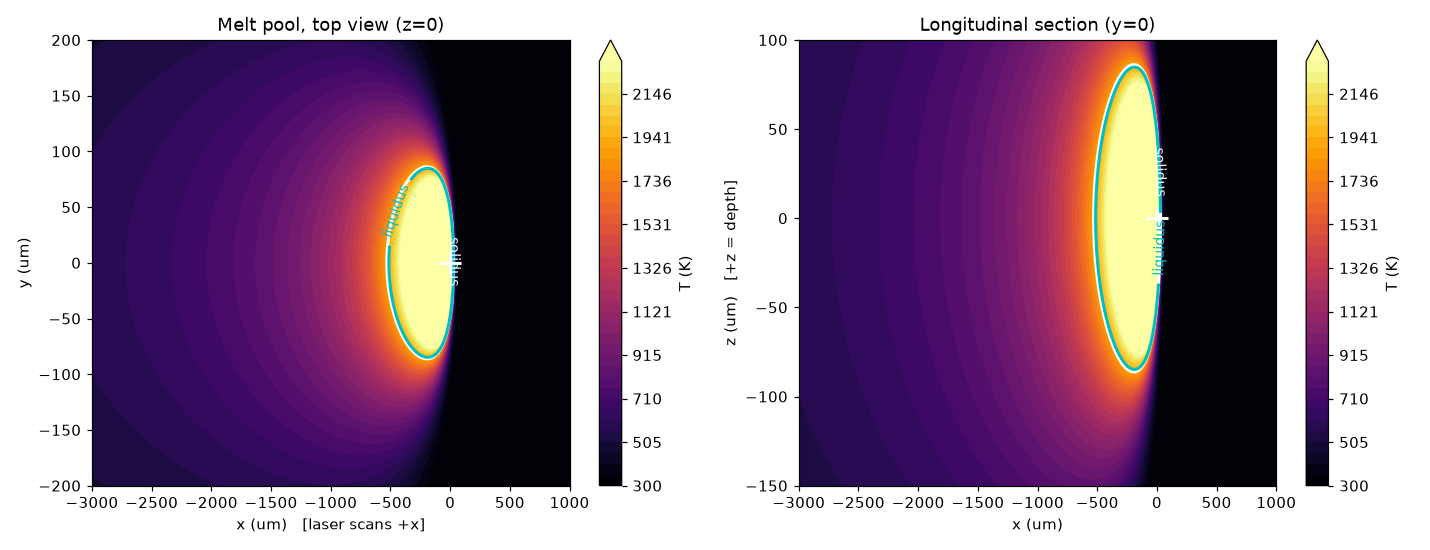

This chart was generated by the following Python code:
#!/usr/bin/env python3
"""
LPBF 温度场：移动高斯热源的 Rosenthal 解（半无限体、准稳态、无潜热）

    T(x,t) - T0 = eta*P / (2*pi*k*R) * exp( -v*(R + xi) / (2*alpha) )

    xi = x - v*t        随激光移动的坐标（激光沿 +x 扫）
    R  = sqrt(xi^2 + y^2 + z^2)

=== 为什么要先算这个 ===

Rosenthal 解在 R -> 0 处发散（点源奇点），直接用会得到无穷大的温度。
真实熔池底部温度有限，由光斑尺寸决定。所以用一个常用的正则化：

    R -> sqrt(xi^2 + y^2 + z^2 + r_b^2)

r_b 为光束特征半径。这样熔池尺寸由物理参数（P、v、r_b）决定，
而不是由网格分辨率决定。

本脚本的作用：
  1. 用一组典型 LPBF 参数算出熔池尺寸与冷却速率
  2. 断言它们落在文献报道的真实范围内（否则说明参数选错了）
  3. 输出可直接粘进 MOOSE [Functions] 的 ParsedFunction 表达式

用法：
    python3 thermal_field.py            # 用默认参数
    python3 thermal_field.py --P 200 --v 1.0 --rb 50e-6
"""

import argparse

import numpy as np

# ---------------------------------------------------------------------------
# Ti-6Al-4V 物性（待核：数值来自常见文献区间，正式使用前需逐条确认）
# ---------------------------------------------------------------------------
TI64 = {
    "T_room": 300.0,      # K，室温
    "T_solidus": 1878.0,  # K，固相线 (~1605 C)
    "T_liquidus": 1928.0, # K，液相线 (~1655 C)
    "T_beta": 1268.0,     # K，beta transus (~995 C)
    "k": 20.0,            # W/(m*K)，高温导热系数
    "alpha": 6.0e-6,      # m^2/s，热扩散率 = k/(rho*cp)
}

DEFAULTS = {
    "P": 300.0,      # W，激光功率
    "eta": 0.35,     # 吸收率
    "v": 0.6,        # m/s，扫描速度
    "rb": 30e-6,     # m，光束特征半径（仅作有效性判据，见下）
    "T0": 353.0,     # K，基板预热温度
}


# 数值下限：只为避免 R=0 处除零。**不是**光束半径 ——
# 曾错误地把 rb^2 加进 R，结果同时改变了 1/R 几何因子与 exp 衰减项，
# 在 v*rb/(2*alpha) ~ 4 时把温度压低两个数量级，熔池直接消失。
R_MIN = 1.0e-6   # m


def T_rosenthal(x, y, z, t, p, ti=TI64):
    """
    原始 Rosenthal 解。x,y,z 单位 m，t 单位 s。

    注意：点源解在 R -> 0 处发散，在 r < rb 的范围内物理上不成立
    （真实光束是分布源）。但**熔池边界（T = T_L 等温线）位于 r >> rb 处**，
    那里解是准确的，所以直接用它定熔池形状是合法的。
    近轴区的数值只影响"熔池内部有多热"，不影响熔池几何。
    """
    xi = x - p["v"] * t
    R = np.maximum(np.sqrt(xi**2 + y**2 + z**2), R_MIN)
    return ti["T_room"] + (p["eta"] * p["P"]) / (2 * np.pi * ti["k"] * R) * \
        np.exp(-p["v"] * (R + xi) / (2 * ti["alpha"]))


def melt_pool(p, ti=TI64, z=0.0, verbose=True):
    """算熔池几何：宽度（y 向）、深度（z 向，取 y=0 平面）、尾部长度。"""
    TL = ti["T_liquidus"]
    t = 0.0

    # --- 宽度：在 y 方向找 T = TL 的边界（取激光正下方 xi=0）---
    y = np.linspace(0, 3e-4, 200001)
    Ty = T_rosenthal(np.zeros_like(y), y, z, t, p)
    idx = np.where(Ty >= TL)[0]
    width = 2 * y[idx[-1]] if len(idx) else 0.0

    # --- 深度：在 z 方向找边界（取 xi=0, y=0）---
    zz = np.linspace(0, 3e-4, 200001)
    Tz = T_rosenthal(np.zeros_like(zz), np.zeros_like(zz), zz, t, p)
    idx = np.where(Tz >= TL)[0]
    depth = zz[idx[-1]] if len(idx) else 0.0

    # --- 尾部长度：沿 -x 方向（激光后方），xi < 0 ---
    xi = np.linspace(0, -3e-3, 300001)
    Tx = T_rosenthal(xi, np.zeros_like(xi), np.zeros_like(xi), t, p)
    idx = np.where(Tx >= TL)[0]
    tail = abs(xi[idx[-1]]) if len(idx) else 0.0

    # --- 光束边缘处的温度（比轴心更有意义；轴心是点源奇点，非物理）---
    T_at_beam = float(T_rosenthal(0.0, p["rb"], 0.0, t, p))

    # --- 前缘长度：xi > 0 方向 ---
    xf = np.linspace(0, 3e-4, 200001)
    Tf = T_rosenthal(xf, np.zeros_like(xf), np.zeros_like(xf), t, p)
    idxf = np.where(Tf >= TL)[0]
    front = xf[idxf[-1]] if len(idxf) else 0.0

    if verbose:
        print(f"  熔池宽度 (y)  : {width*1e6:8.1f} um")
        print(f"  熔池深度 (z)  : {depth*1e6:8.1f} um")
        print(f"  前缘长度 (+x) : {front*1e6:8.1f} um")
        print(f"  尾部长度 (-x) : {tail*1e6:8.1f} um")
        print(f"  总长          : {(front+tail)*1e6:8.1f} um")
        print(f"  长宽比        : {(front+tail)/width if width else 0:8.2f}")
        print(f"  光束边缘温度  : {T_at_beam:8.1f} K  (轴心为点源奇点，非物理)")

    return {"width": width, "depth": depth, "tail": tail,
            "front": front, "T_at_beam": T_at_beam}


def cooling_rate(p, ti=TI64):
    """
    熔池尾部边界上的冷却速率 |dT/dt|。

    取激光后方、固相线等温线上的一点，用有限差分求 dT/dt。
    这是 LPBF 最关键的量：它决定 beta -> alpha' 是否发生。
    """
    TS = ti["T_solidus"]
    t = 0.0

    # 找尾部固相线位置
    xi = np.linspace(0, -3e-3, 300001)
    T = T_rosenthal(xi, np.zeros_like(xi), np.zeros_like(xi), t, p)
    idx = np.where(T >= TS)[0]
    if not len(idx):
        return float("nan")
    xi_s = xi[idx[-1]]

    # 在固定空间点上看温度随时间的变化（激光扫过，该点先升温后降温）
    dt = 1e-9
    x_fixed = xi_s + p["v"] * t
    dTdt = (T_rosenthal(x_fixed, 0.0, 0.0, t + dt, p)
            - T_rosenthal(x_fixed, 0.0, 0.0, t - dt, p)) / (2 * dt)
    return float(dTdt)


def main():
    ap = argparse.ArgumentParser()
    ap.add_argument("--P", type=float, default=DEFAULTS["P"])
    ap.add_argument("--v", type=float, default=DEFAULTS["v"])
    ap.add_argument("--rb", type=float, default=DEFAULTS["rb"])
    ap.add_argument("--eta", type=float, default=DEFAULTS["eta"])
    ap.add_argument("--T0", type=float, default=DEFAULTS["T0"])
    ap.add_argument("--no-plot", action="store_true")
    args = ap.parse_args()

    p = {"P": args.P, "v": args.v, "rb": args.rb,
         "eta": args.eta, "T0": args.T0}

    print("=" * 62)
    print(" LPBF 温度场：Rosenthal 解")
    print("=" * 62)
    print(f"  激光功率 P   = {p['P']:.0f} W   (吸收 {p['eta']*p['P']:.0f} W)")
    print(f"  扫描速度 v   = {p['v']:.2f} m/s")
    print(f"  光斑半径 rb  = {p['rb']*1e6:.0f} um")
    print(f"  预热温度 T0  = {p['T0']:.0f} K")
    print(f"  Ti64: k={TI64['k']} W/(m*K), alpha={TI64['alpha']:.1e} m^2/s")
    print(f"        T_solidus={TI64['T_solidus']:.0f} K, T_liquidus={TI64['T_liquidus']:.0f} K")
    print()

    print("--- 熔池几何 ---")
    mp = melt_pool(p)

    print()
    print("--- 冷却速率 ---")
    cr = cooling_rate(p)
    print(f"  固相线处 |dT/dt| = {abs(cr):.3e} K/s")
    if abs(cr) > 0:
        print(f"  特征冷却时间     = {TI64['T_solidus']/abs(cr)*1e3:.3f} ms "
              f"(从固相线降到 0 K 的粗估)")

    # ------------------------------------------------------------------
    # 合理性断言：这些范围来自 LPBF 文献的常见报道区间
    # ------------------------------------------------------------------
    print()
    print("--- 合理性检查 ---")
    ratio = (mp["front"] + mp["tail"]) / mp["width"] if mp["width"] else 0.0
    halfw = mp["width"] / 2
    checks = [
        ("熔池存在（宽 > 0）", mp["width"] > 0, mp["width"] * 1e6, "um"),
        ("熔池宽度在 50-300 um", 50e-6 <= mp["width"] <= 300e-6, mp["width"] * 1e6, "um"),
        ("熔池深度在 20-200 um", 20e-6 <= mp["depth"] <= 200e-6, mp["depth"] * 1e6, "um"),
        ("尾部 > 前缘（熔池后拖）", mp["tail"] > mp["front"], mp["tail"] / mp["front"] if mp["front"] else 0, "x"),
        ("长宽比在 2-8", 2.0 <= ratio <= 8.0, ratio, "x"),
        ("冷却速率在 1e4-1e7 K/s", 1e4 <= abs(cr) <= 1e7, abs(cr), "K/s"),
        # 【关键】点源解只在「熔池远大于光束」时成立。
        # rb 不参与求解，只是有效性判据 —— 若熔池半宽 < 光束半径，
        # 说明点源假设不成立，算出的熔池是假的。
        ("熔池半宽 > 1.2*光束半径（点源解有效）",
         halfw > 1.2 * p["rb"], halfw / p["rb"], "x"),
    ]
    allok = True
    for name, ok, val, unit in checks:
        flag = "OK  " if ok else "警告"
        print(f"  [{flag}] {name:38s} = {val:10.2f} {unit}")
        allok &= ok

    if not allok:
        print("\n  有检查未通过 —— 参数需要调整，不要直接拿去跑。")
    else:
        print("\n  全部通过，参数可用。")

    # ------------------------------------------------------------------
    # 输出 MOOSE ParsedFunction 表达式
    # ------------------------------------------------------------------
    # 注意：MOOSE 的 ParsedFunction 里用 x, y, z, t 作为自变量。
    # 这里直接把 SI 数值代入，得到一个纯数值表达式。
    print()
    print("=" * 62)
    print(" 可直接粘进 MOOSE [Functions] 的表达式（SI 单位，米/秒）")
    print("=" * 62)
    e = p["eta"] * p["P"]
    k = TI64["k"]
    v = p["v"]
    a = TI64["alpha"]
    print(f"""
[Functions]
  [laser_T]
    type = ParsedFunction
    expression = '{TI64["T_room"]} + {e:.6g}/(2*pi*{k}*R)*exp(-{v:.6g}*(R+xi)/(2*{a:.6g}))'
    symbol_names = 'xi R'
    symbol_values = 'x-{v:.6g}*t  max(sqrt((x-{v:.6g}*t)^2+y^2+z^2),{R_MIN:.6g})'
  []
[]

  # 注意：symbol_values 按空白切分，表达式内部不能有空格。
""")

    if args.no_plot:
        return

    try:
        import matplotlib
        matplotlib.use("Agg")
        import matplotlib.pyplot as plt
    except ImportError:
        print("（无 matplotlib，跳过绘图）")
        return

    # ---- 画熔池形貌 ----
    _, axes = plt.subplots(1, 2, figsize=(13, 5))

    xs = np.linspace(-3e-3, 1e-3, 400)
    ys = np.linspace(-2e-4, 2e-4, 200)
    X, Y = np.meshgrid(xs, ys)
    T = T_rosenthal(X, Y, 0.0, 0.0, p)

    # 色标封顶：点源解在近轴处发散（可达 1e5 K），不封顶整个场会是黑的。
    # 封顶只影响"熔池内部有多热"的显示，不影响熔池边界（那才是要看的）。
    lv = np.linspace(TI64["T_room"], 2300.0, 40)

    ax = axes[0]
    cf = ax.contourf(X * 1e6, Y * 1e6, T, levels=lv, cmap="inferno", extend="max")
    cs = ax.contour(X * 1e6, Y * 1e6, T,
                    levels=[TI64["T_solidus"], TI64["T_liquidus"]],
                    colors=["w", "c"], linewidths=2)
    ax.clabel(cs, fmt={TI64["T_solidus"]: "solidus", TI64["T_liquidus"]: "liquidus"},
              fontsize=9)
    ax.plot(0, 0, "w+", ms=14, mew=2)
    ax.set_xlabel("x (um)   [laser scans +x]")
    ax.set_ylabel("y (um)")
    ax.set_title("Melt pool, top view (z=0)")
    plt.colorbar(cf, ax=ax, label="T (K)")

    ax = axes[1]
    zs = np.linspace(-1.5e-4, 1e-4, 200)
    X2, Z2 = np.meshgrid(xs, zs)
    T2 = T_rosenthal(X2, np.zeros_like(X2), Z2, 0.0, p)
    cf = ax.contourf(X2 * 1e6, Z2 * 1e6, T2, levels=lv, cmap="inferno", extend="max")
    cs = ax.contour(X2 * 1e6, Z2 * 1e6, T2,
                    levels=[TI64["T_solidus"], TI64["T_liquidus"]],
                    colors=["w", "c"], linewidths=2)
    ax.clabel(cs, fmt={TI64["T_solidus"]: "solidus", TI64["T_liquidus"]: "liquidus"},
              fontsize=9)
    ax.plot(0, 0, "w+", ms=14, mew=2)
    ax.set_xlabel("x (um)")
    ax.set_ylabel("z (um)   [+z = depth]")
    ax.set_title("Longitudinal section (y=0)")
    plt.colorbar(cf, ax=ax, label="T (K)")

    plt.tight_layout()
    out = "thermal_field.png"
    plt.savefig(out, dpi=110)
    print(f"  图已存: {out}")


if __name__ == "__main__":
    main()
